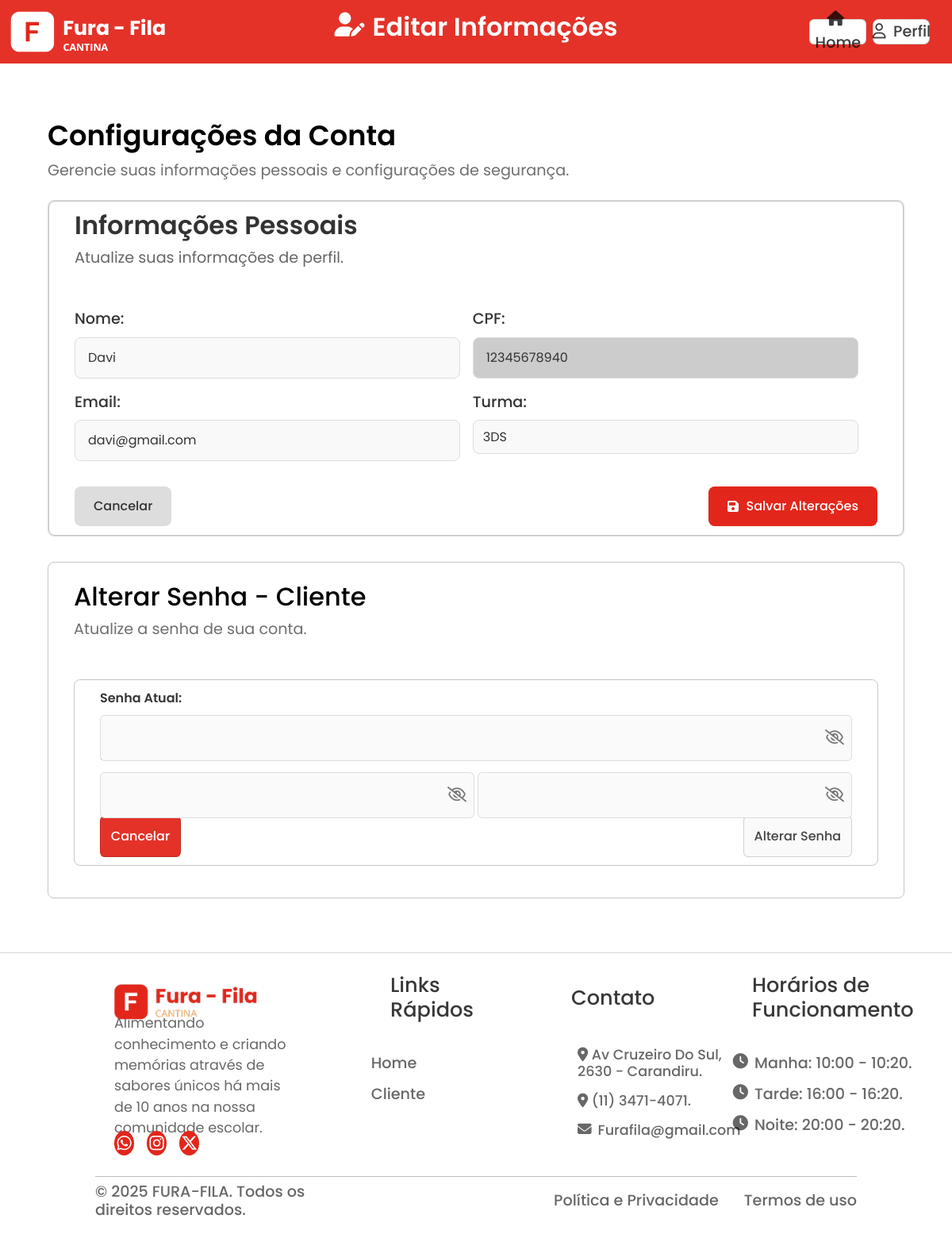
The app's page /subpages/editar_cliente_page.php (signed in) with its own data.
### tables this page shows
CREATE TABLE `cliente` (
  `nome` varchar(60) NOT NULL,
  `cpf` char(11) NOT NULL,
  `email` varchar(150) NOT NULL,
  `turma` enum('1DS','2DS','3DS','') NOT NULL,
  `senha` varchar(200) NOT NULL,
  `admin` tinyint(1) NOT NULL DEFAULT 0
);

### subpages/editar_cliente_page.php (the view, shortened to what this page needs)
<?php
include('/xampp/htdocs/cantinarepositorio/main/database.php');
if (isset($_SESSION['cpf'])) {
    $cpf = $_SESSION['cpf'];
    $query_user = "SELECT nome, cpf, email, turma FROM cliente WHERE cpf = '$cpf'";
    $result_user = mysqli_query($con, $query_user);
    if ($result_user && mysqli_num_rows($result_user) > 0) {
        $user_data = mysqli_fetch_assoc($result_user);
    } else {
        header("Location: ./login.php");
        exit;
    }
} else {
    header("Location: ./login.php");
    exit;
}
?>
<!DOCTYPE html>
<html lang="pt-br">
<head>
    <link rel="stylesheet" href="https://cdn.jsdelivr.net/npm/bootstrap@4.0.0/dist/css/bootstrap.min.css">
    <link href="https://cdn.jsdelivr.net/npm/bootstrap@5.0.2/dist/css/bootstrap.min.css" rel="stylesheet">
    <link rel="stylesheet" href="https://cdnjs.cloudflare.com/ajax/libs/font-awesome/6.4.2/css/all.min.css" />
    <link rel="stylesheet" type="text/css" href="./assets/css/pagesCliente/editar-cliente-page.css">
    <link rel="stylesheet" href="https://cdn.jsdelivr.net/npm/swiper@11/swiper-bundle.min.css">
</head>
<body class="body">
    <header>
        <div class="navbar" id="editar">
            <div class="nav-links">
                <div class="nav-logo">
                    <img src="/cantinarepositorio/main/assets/img/logo3.png" alt="">
                </div>
                <div class="nav-items">
                    <ul>
                        <li>
                            <i class="fa-solid fa-user-pen" style="font-size: 1.9rem; transform:translateY(-8%)"></i>
                            Editar Informações
                        </li>
                    </ul>
                </div>
                <div class="nav-buttons">
                    <div class="btn-home">
                        <button>
                            <a href="/cantinarepositorio/main/index.php">
                                <i class="fa-solid fa-house"></i>Home
                            </a>
                        </button>
                    </div>
                    <div class="btn-user" id="btn-user-nav">
                        <button>
                            <i class="fa-regular fa-user"></i> Perfil
                        </button>
                    </div>
                </div>
            </div>
        </div>
    </header>
    <main>
        <div class="container-editar-cliente">
            <div class="title-editar-cliente">
                <h1>Configurações da Conta</h1>
                <p>Gerencie suas informações pessoais e configurações de segurança.</p>
            </div>
            <div class="content-editar-cliente">
                <div class="content-top-editar-cliente">
                    <div class="form-editar-cliente">
                        <div class="form-editar-cliente-title">
                            <div class="form-editar-cliente-title-text">
                                <h1>Informações Pessoais</h1>
                                <p>Atualize suas informações de perfil.</p>
                            </div>
                        </div>
                        <div class="form-editar-cliente-content">
                            <form action="atualizar_cliente.php" method="POST" class="editar-cliente">
                                <div class="form-editar-clientes-row">
                                    <div class="form-group-editar-clientes">
                                        <label for="nome">Nome:</label>
                                        <input name="nome" type="text" id="nome_editar_cliente" value="<?php echo $user_data['nome'] ?>"
                                            required>
                                    </div>
                                    <div class="form-group-editar-clientes">
                                        <label for="cpf">CPF:</label>
                                        <input name="cpf" type="text" id="cpf_editar_cliente" value="<?php echo $user_data['cpf'] ?>"
                                            disabled>
                                    </div>
                                </div>
                                <div class="form-editar-clientes-row">
                                    <div class="form-group-editar-clientes">
                                        <label for="email">Email:</label>
                                        <input name="email" type="text" id="email_editar_cliente" value="<?php echo $user_data['email'] ?>"
                                            required>
                                    </div>
                                    <div class="form-group-editar-clientes">
                                        <label for="turma">Turma:</label>
                                        <select name="turma" id="turma_editar_cliente" class="form-control" required>
                                            <option value="3DS" <?= $user_data['turma'] == "3DS" ? 'selected' : '' ?>>3DS</option>
                                        </select>
                                    </div>
                                </div>
                                <div class="form-editar-clientes-row-btn">
                                    <div class="form-group-editar-clientes-btn">
                                        <button class="btn-cancelar-editar-clientes">
                                            Cancelar
                                        </button>
                                    </div>
                                    <div class="form-group-editar-clientes-btn">
                                        <button class="btn-enviar-editar-clientes" type="submit">
                                            <i class="fa-solid fa-floppy-disk" style="padding-right: 0.6rem;"></i>
                                            Salvar Alterações
                                        </button>
                                    </div>
                                </div>
                            </form>
                        </div>
                    </div>
                </div>
                <div class="content-bottom-editar-cliente">
                    <div class="form-editar-senha-cliente">
                        <div class="form-editar-senha-cliente-title">
                            <div class="form-editar-senha-cliente-title-text">
                                <h1>Alterar Senha - Cliente</h1>
                                <p>Atualize a senha de sua conta.</p>
                            </div>
                        </div>
                        <div class="form-editar-senha-cliente-content">
                            <form action="alterar_senha_cliente.php" method="POST" class="form-editar-senha-cliente" id="form-editar-senha-cliente">
                                <div class="form-editar-senha-cliente-row">
                                    <div class="form-group-editar-senha-cliente">
                                        <label for="senha_cliente_atual">Senha Atual:</label>
                                        <div class="input-wrapper">
                                            <input name="senha_atual" type="password" id="senha_cliente_atual" required inputmode="none">
                                            <span class="toggle-senha" data-target="senha_cliente_atual"><i class="fa-regular fa-eye-slash"></i></span>
                                        </div>
                                    </div>
                                </div>
                                <div class="form-editar-senha-cliente-row">
                                    <div class="form-group-editar-senha-cliente">
                                        <label for="senha_cliente_nova">Nova senha:</label>
                                        <div class="input-wrapper">
                                            <input name="nova_senha" type="password" id="senha_cliente_nova" required minlength="6" inputmode="none">
                                            <span class="toggle-senha" data-target="senha_cliente_nova"><i class="fa-regular fa-eye-slash"></i></span>
                                        </div>
                                    </div>
                                    <div class="form-group-editar-senha-cliente">
                                        <label for="senha_cliente_nova_confirmacao">Confirmar Nova Senha:</label>
                                        <div class="input-wrapper">
                                            <input name="confirmar_senha" type="password" id="senha_cliente_nova_confirmacao" required inputmode="none" minlength="6">
                                            <span class="toggle-senha" data-target="senha_cliente_nova_confirmacao"><i class="fa-regular fa-eye-slash"></i></span>
                                        </div>
                                    </div>
                                </div>
                                <div class="form-editar-senha-cliente-row-btn">
                                    <div class="form-group-editar-senha-cliente-btn">
                                        <button class="btn-cancelar-nova-senha-cliente">Cancelar</button>
                                        <button type="submit" class="btn-mudar-senha-cliente" disabled>Alterar Senha</button>
                                    </div>
                                </div>
                            </form>
                        </div>
                    </div>
                </div>
            </div>
        </div>
    </main>
    <footer>
        <div class="container-footer">
            <div class="content-footer">
                <div class="content-top-footer">
                    <div class="item-footer">
                        <div class="info-cantina-img">
                            <img src="/cantinarepositorio/main/assets/img/logo-footer.png" alt="">
                        </div>
                        <div class="info-cantina-description">
                            <p>Alimentando conhecimento e criando memórias através de sabores únicos há mais de 10 anos na nossa
                                comunidade escolar.</p>
                        </div>
                        <div class="info-icon">
                            <i class="fa-brands fa-whatsapp"></i>
                            <i class="fa-brands fa-instagram"></i>
                            <i class="fa-brands fa-x-twitter"></i>
                        </div>
                    </div>
                    <div class="item-footer">
                        <div class="title-footer-links">
                            <h1>Links Rápidos</h1>
                        </div>
                        <div class="footer-links">
                            <ul>
                                <li>
                                    <h6>
                                        <a href="/cantinarepositorio/main/index.php">Home</a>
                                    </h6>
                                </li>
                                <li>
                                    <h6>
                                        <a href="#editar">Cliente</a>
                                    </h6>
                                </li>
                            </ul>
                        </div>
                    </div>
                    <div class="item-footer">
                        <div class="title-footer-links">
                            <h1>Contato</h1>
                        </div>
                        <div class="footer-links-local">
                            <ul>
                                <li>
                                    <h6>
                                        <a
                                            href="https://www.bing.com/search?q=maps%20Av%20Cruzeiro%20Do%20Sul%2C%202630%20-%20Carandiru&qs=n&form=QBRE&sp=-1&lq=0&pq=maps%20av%20cruzeiro%20do%20sul%2C%202630%20-%20carandiru&sc=0-41&sk=&cvid=08A936946DAF43F9B1FC74F782A823B6">
                                            <i class="fa-solid fa-location-dot"></i>
                                            Av Cruzeiro Do Sul, 2630 - Carandiru.
                                        </a>
                                    </h6>
                                </li>
                                <li>
                                    <h6>
                                        <a href="https://vestibulinho.etec.sp.gov.br/fale-conosco">
                                            <i class="fa-solid fa-location-dot"></i>
                                            (11) 3471-4071.
                                        </a>
                                    </h6>
                                </li>
                                <li>
                                    <h6><i class="fa-solid fa-envelope"></i> Furafila@gmail.com</h6>
                                </li>
                            </ul>
                        </div>
                    </div>
                    <div class="item-footer">
                        <div class="title-footer-links">
                            <h1>Horários de Funcionamento</h1>
                        </div>
                        <div class="footer-links">
                            <ul>
                                <li>
                                    <h6 style="width: 230%; display:flex; gap: 1vh;"><i class="fa-solid fa-clock"></i> Manha: 10:00 -
                                        10:20.</h6>
                                </li>
                                <li>
                                    <h6 style="width: 230%; display:flex; gap: 1vh;"><i class="fa-solid fa-clock"></i> Tarde: 16:00 -
                                        16:20.</h6>
                                </li>
                                <li>
                                    <h6 style="width: 235%; display:flex; gap: 1vh; padding-bottom:2vh;"><i class="fa-solid fa-clock"></i>
                                        Noite: 20:00 - 20:20.</h6>
                                </li>
                            </ul>
                        </div>
                    </div>
                </div>
                <div class="content-bottom-footer">
                    <div class="title-footer-bottom">
                        <h1>
                            © 2025 FURA-FILA. Todos os direitos reservados.
                        </h1>
                    </div>
                    <div class="title-footer-bottom-2">
                        <h1>
                            <a href="/cantinarepositorio/subpages/termos.php">
                                Política e Privacidade
                            </a>
                        </h1>
                        <h1>
                            <a href="/cantinarepositorio/subpages/termos.php">
                                Termos de uso
                            </a>
                        </h1>
                    </div>
                </div>
            </div>
        </div>
    </footer>
</body>
</html>

### records on screen
cliente: nome "Davi", cpf "12345678940", email "davi@gmail.com", turma "3DS"
